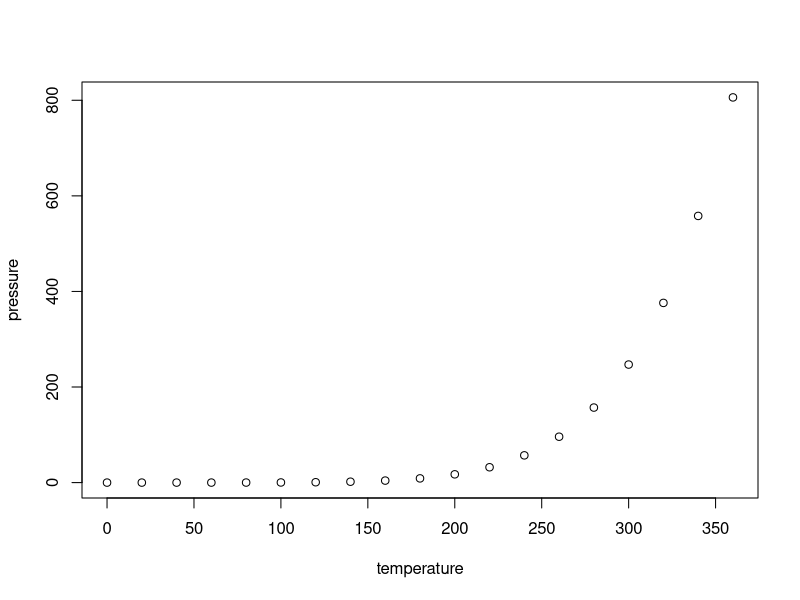
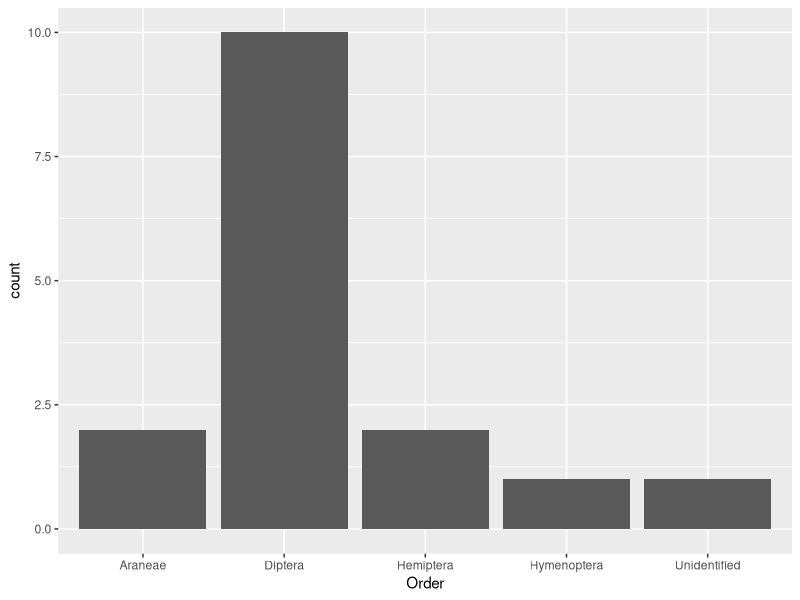
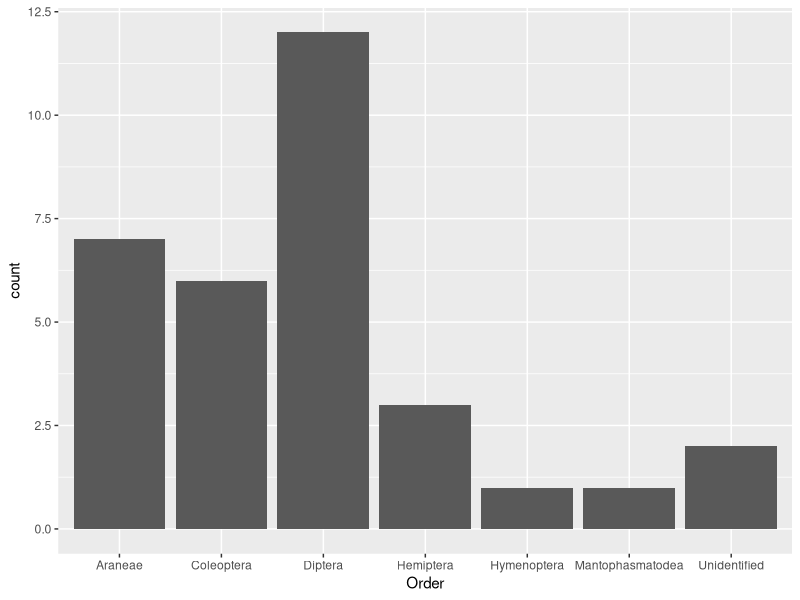
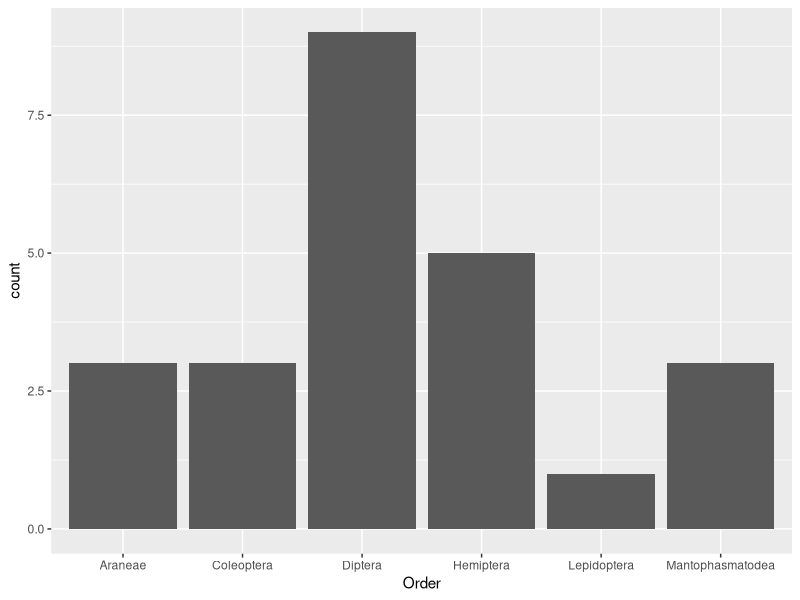
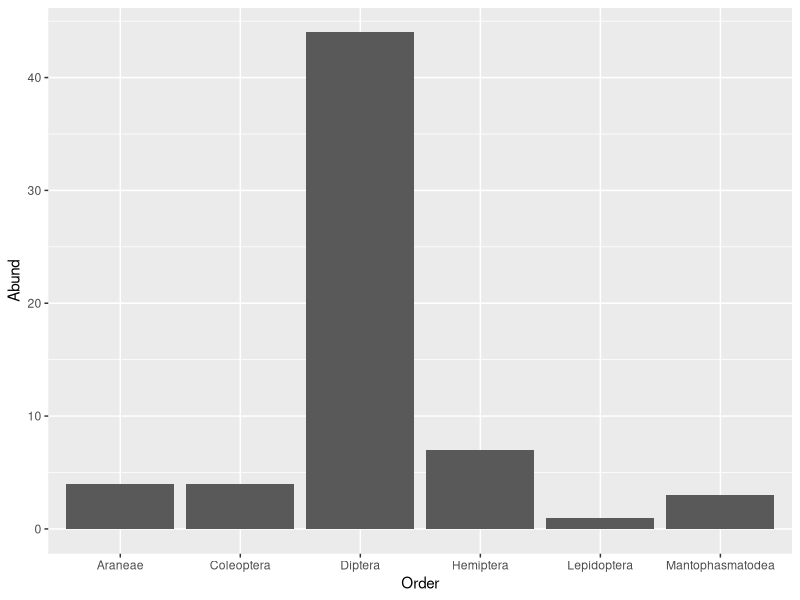
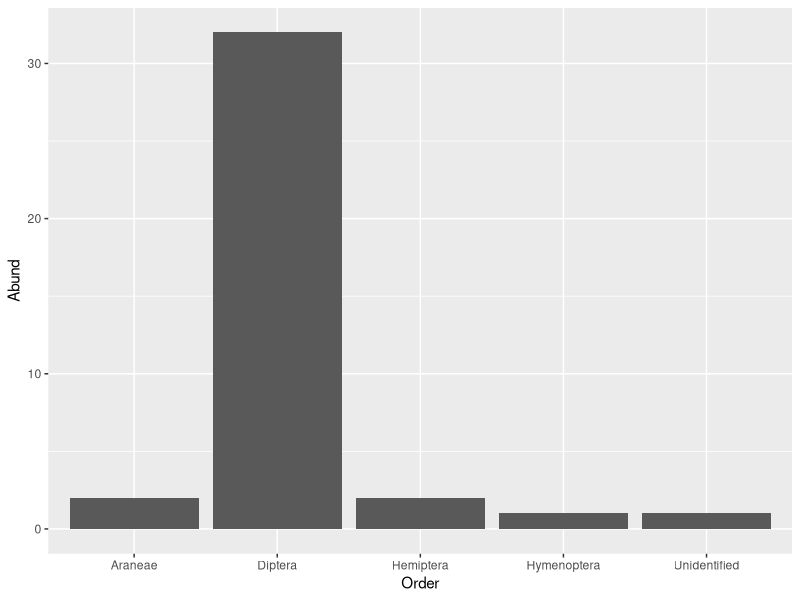
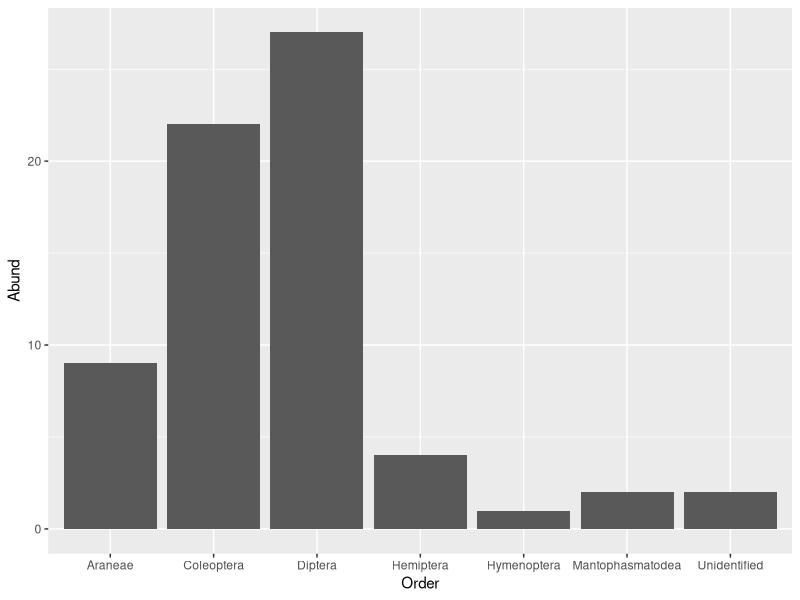

The R source for these figures, in order:
## ---- chunk 1
knitr::opts_chunk$set(echo = TRUE)
## ---- chunk 2
summary(cars)
## ---- chunk 3
plot(pressure)
## ---- chunk 4
library(dplyr)
library(ggplot2)

insect = read.csv("Bug data - Sheet2.csv")

insect.2015 = insect %>% filter(Site == 2015)
insect.2007 = insect %>% filter(Site == 2007) 
insect.2013 = insect %>% filter(Site == 2013) 
## ---- chunk 5
# 2013
ggplot(data = insect.2013, aes(Order)) + geom_bar()

# 2015
ggplot(data = insect.2015, aes(Order)) + geom_bar()

# 2007
ggplot(data = insect.2007, aes(Order)) + geom_bar()
## ---- chunk 6
abund.order = insect %>% group_by(Site, Date, Order) %>% summarise(sum(Abundance)) %>% rename(Abund = 'sum(Abundance)')

abund.order %>% filter(Site == 2007) %>% group_by(Order) %>% summarise(sum(Abund)) %>% rename(Abund = 'sum(Abund)') %>% ggplot(aes(Order, Abund)) + geom_bar(stat = "identity")

abund.order %>% filter(Site == 2013) %>% group_by(Order) %>% summarise(sum(Abund)) %>% rename(Abund = 'sum(Abund)') %>% ggplot(aes(Order, Abund)) + geom_bar(stat = "identity")

abund.order %>% filter(Site == 2015) %>% group_by(Order) %>% summarise(sum(Abund)) %>% rename(Abund = 'sum(Abund)') %>% ggplot(aes(Order, Abund)) + geom_bar(stat = "identity")

